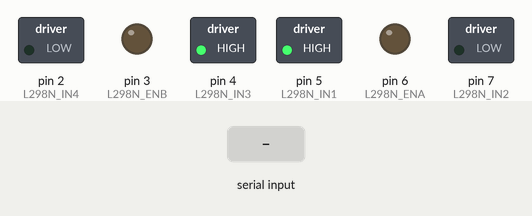
Simulated run of this sketch. Board: Arduino Uno, built with avr-gcc and run on an emulated ATmega328P. Shown: switched loads named in the sketch (green lamp = pin HIGH), output pins drawn as LEDs (lit = HIGH). Inputs (shaded band) come from the test bench. The audio player accepts every command and is not drawn; what the sketch prints to the serial monitor is not drawn.

Above: at 1.7 s.
1.8 s: "90,45\n" received over Serial
At 2.28 s:
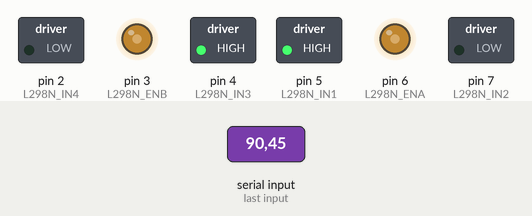
At 3.4 s:
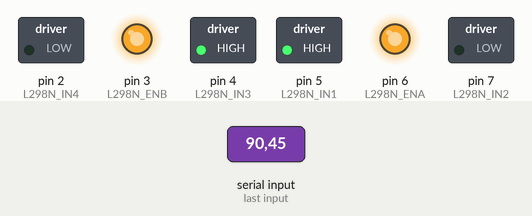
4.2 s: "30,150\n" received over Serial
At 5.5 s:
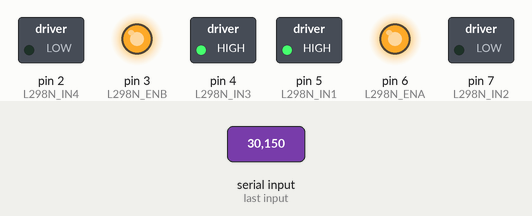
Timing chart, 0 to 7.2 s (numbered marks = the images above; inputs shaded):
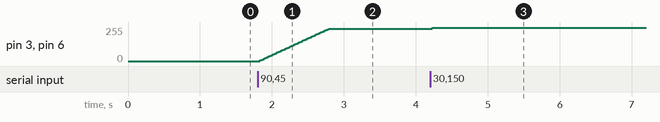

Measured:
- after the input at 1.8 s, pin 3 (L298N_ENB), pin 6 (L298N_ENA): moves from 0/255 to 243/255 over 0.96 s, starting at once
- after the input at 4.2 s, pin 3 (L298N_ENB), pin 6 (L298N_ENA): 243/255 → 251/255 at once

The sketch:

ces2.ino
```cpp
#include <SoftwareSerial.h>
#include <DFRobotDFPlayerMini.h>

#define L298N_ENA 6   // PWM
#define L298N_ENB 3   // PWM
#define L298N_IN1 5
#define L298N_IN2 7
#define L298N_IN3 4
#define L298N_IN4 2

// --- Global objects ---
SoftwareSerial dfSerial(12, 13); // RX, TX
DFRobotDFPlayerMini dfPlayer;

// --- State variables ---
int currentBrightness = 0;    // Current brightness level
int targetBrightness = 0;     // Target brightness level
unsigned long lastUpdateTime = 0;  // Last time brightness was updated

const int SMOOTH_DELAY = 20;       // Brightness update interval (ms)
const int BRIGHTNESS_STEP = 5;     // Brightness change per step

// Audio playback control flags
bool audio1Playing = false;
bool audio2Playing = false;
bool audio3Playing = false;
bool audio4Playing = false;

unsigned long audio1StartTime = 0;
unsigned long audio2StartTime = 0;
unsigned long audio3StartTime = 0;
unsigned long audio4StartTime = 0;

const unsigned long AUDIO_DURATION = 1000; // Audio playback duration: 1 second

void setup() {
  // Initialize hardware serial (for receiving data from TinyF)
  Serial.begin(115200);
  Serial.println("System started. Waiting for TinyF data...");

  // Initialize L298N motor driver pins
  pinMode(L298N_ENA, OUTPUT);
  pinMode(L298N_ENB, OUTPUT);
  pinMode(L298N_IN1, OUTPUT);
  pinMode(L298N_IN2, OUTPUT);
  pinMode(L298N_IN3, OUTPUT);
  pinMode(L298N_IN4, OUTPUT);

  // Set motor direction (for lighting: IN1/IN3 = HIGH, IN2/IN4 = LOW)
  digitalWrite(L298N_IN1, HIGH);
  digitalWrite(L298N_IN2, LOW);
  digitalWrite(L298N_IN3, HIGH);
  digitalWrite(L298N_IN4, LOW);

  // Initialize DFPlayer Mini
  dfSerial.begin(9600);
  Serial.println("Initializing DFPlayer Mini...");
  if (!dfPlayer.begin(dfSerial)) {
    Serial.println("❌ DFPlayer initialization failed!");
    Serial.println("Check wiring, SD card, and power supply.");
    while (true) delay(1000); // Halt with error indication
  }
  dfPlayer.volume(30);      // Volume: 0 (mute) to 30 (max)
  dfPlayer.loop(false);     // Do not loop playback
  Serial.println("✅ DFPlayer Mini ready.");
}

void loop() {
  // Smoothly update brightness
  updateSmoothBrightness();

  // Check if any audio clip has exceeded its playback duration
  checkAudioTiming();

  // Process incoming serial data
  if (Serial.available() > 0) {
    String data = Serial.readStringUntil('\n');
    parseDistanceData(data);
  }
}

void parseDistanceData(String &data) {
  // Clean up the input string
  data.trim();

  // Locate comma separator
  int commaPos = data.indexOf(',');
  if (commaPos == -1) return;

  // Extract distance string
  String distStr = data.substring(0, commaPos);
  distStr.trim();

  // Extract confidence string
  String confStr = data.substring(commaPos + 1);
  confStr.trim();

  // Convert to numeric values
  long distance_mm = distStr.toInt();
  long confidence = confStr.toInt();

  // Validate data integrity
  if ((distance_mm <= 20 || distance_mm >= 4000) && distStr != "0") return;
  if (confidence == 0 && confStr != "0") return;

  // Convert to centimeters
  float distance_cm = distance_mm / 10.0;

  // ====== Smooth brightness control based on distance ======
  if (distance_cm >= 0 && distance_cm <= 200) {
    if (distance_cm <= 40) {
      // 0–40 cm: Linear increase to near-max brightness
      targetBrightness = map(distance_cm, 0, 40, 255, 200);
    } else {
      // 40–200 cm: Exponential decay
      float ratio = (distance_cm - 40) / 160.0; // Normalized to [0,1]
      targetBrightness = 200 * exp(-ratio * 3.0);
      if (targetBrightness < 10) targetBrightness = 0; // Turn off if too dim
    }
  } else {
    targetBrightness = 0; // Turn off beyond 200 cm
  }

  // Trigger audio clips based on distance zones (only if not already playing)
  if (distance_cm >= 30 && distance_cm < 40 && !audio1Playing) {
    dfPlayer.play(1);
    audio1Playing = true;
    audio1StartTime = millis();
    Serial.println("🔊 Starting Audio 1 (30–40 cm) – 1s duration");
  } else if (distance_cm >= 20 && distance_cm < 30 && !audio2Playing) {
    dfPlayer.play(2);
    audio2Playing = true;
    audio2StartTime = millis();
    Serial.println("🔊 Starting Audio 2 (20–30 cm) – 1s duration");
  } else if (distance_cm >= 10 && distance_cm < 20 && !audio3Playing) {
    dfPlayer.play(3);
    audio3Playing = true;
    audio3StartTime = millis();
    Serial.println("🔊 Starting Audio 3 (10–20 cm) – 1s duration");
  } else if (distance_cm >= 0 && distance_cm < 10 && !audio4Playing) {
    dfPlayer.play(4);
    audio4Playing = true;
    audio4StartTime = millis();
    Serial.println("🔊 Starting Audio 4 (0–10 cm) – 1s duration");
  }

  // Debug output
  Serial.print("📏 Distance: ");
  Serial.println(distance_cm, 1); // Print with 1 decimal place
}

// Smoothly interpolate brightness toward target
void updateSmoothBrightness() {
  unsigned long currentTime = millis();

  if (currentTime - lastUpdateTime >= SMOOTH_DELAY) {
    if (currentBrightness != targetBrightness) {
      if (currentBrightness < targetBrightness) {
        currentBrightness += BRIGHTNESS_STEP;
        if (currentBrightness > targetBrightness) {
          currentBrightness = targetBrightness;
        }
      } else {
        currentBrightness -= BRIGHTNESS_STEP;
        if (currentBrightness < targetBrightness) {
          currentBrightness = targetBrightness;
        }
      }

      // Apply brightness to PWM outputs
      analogWrite(L298N_ENA, currentBrightness);
      analogWrite(L298N_ENB, currentBrightness);
    }

    lastUpdateTime = currentTime;
  }
}

// Stop audio clips after 1 second of playback
void checkAudioTiming() {
  unsigned long currentTime = millis();

  if (audio1Playing && (currentTime - audio1StartTime >= AUDIO_DURATION)) {
    dfPlayer.stop();
    audio1Playing = false;
    Serial.println("🔇 Audio 1 stopped after 1s");
  }

  if (audio2Playing && (currentTime - audio2StartTime >= AUDIO_DURATION)) {
    dfPlayer.stop();
    audio2Playing = false;
    Serial.println("🔇 Audio 2 stopped after 1s");
  }

  if (audio3Playing && (currentTime - audio3StartTime >= AUDIO_DURATION)) {
    dfPlayer.stop();
    audio3Playing = false;
    Serial.println("🔇 Audio 3 stopped after 1s");
  }

  if (audio4Playing && (currentTime - audio4StartTime >= AUDIO_DURATION)) {
    dfPlayer.stop();
    audio4Playing = false;
    Serial.println("🔇 Audio 4 stopped after 1s");
  }
}
```
